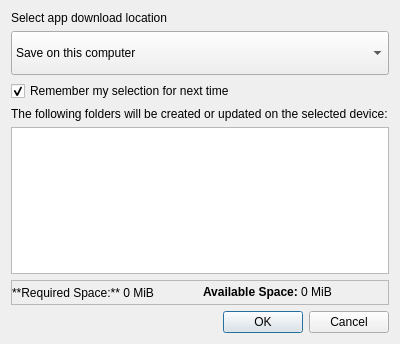
<?xml version="1.0" encoding="UTF-8"?>
<ui version="4.0">
 <class>Dialog</class>
 <widget class="QDialog" name="Dialog">
  <property name="geometry">
   <rect>
    <x>0</x>
    <y>0</y>
    <width>400</width>
    <height>344</height>
   </rect>
  </property>
  <property name="windowTitle">
   <string>Download - Select Location</string>
  </property>
  <layout class="QVBoxLayout" name="verticalLayout">
   <item>
    <layout class="QVBoxLayout" name="verticalLayout_2">
     <item>
      <widget class="QLabel" name="label">
       <property name="text">
        <string>Select app download location</string>
       </property>
      </widget>
     </item>
     <item>
      <widget class="QComboBox" name="comboBox">
       <property name="minimumSize">
        <size>
         <width>0</width>
         <height>44</height>
        </size>
       </property>
       <item>
        <property name="text">
         <string>Save on this computer</string>
        </property>
       </item>
      </widget>
     </item>
     <item>
      <widget class="QCheckBox" name="checkBox">
       <property name="text">
        <string>Remember my selection for next time</string>
       </property>
       <property name="checked">
        <bool>true</bool>
       </property>
      </widget>
     </item>
     <item>
      <widget class="QLabel" name="label_2">
       <property name="sizePolicy">
        <sizepolicy hsizetype="Preferred" vsizetype="Fixed">
         <horstretch>0</horstretch>
         <verstretch>0</verstretch>
        </sizepolicy>
       </property>
       <property name="text">
        <string>The following folders will be created or updated on the selected device:</string>
       </property>
       <property name="wordWrap">
        <bool>true</bool>
       </property>
      </widget>
     </item>
     <item>
      <widget class="QListWidget" name="listWidget">
       <property name="minimumSize">
        <size>
         <width>0</width>
         <height>100</height>
        </size>
       </property>
      </widget>
     </item>
     <item>
      <widget class="QFrame" name="frame">
       <property name="minimumSize">
        <size>
         <width>0</width>
         <height>25</height>
        </size>
       </property>
       <property name="frameShape">
        <enum>QFrame::StyledPanel</enum>
       </property>
       <property name="frameShadow">
        <enum>QFrame::Raised</enum>
       </property>
       <layout class="QHBoxLayout" name="horizontalLayout">
        <property name="leftMargin">
         <number>0</number>
        </property>
        <property name="topMargin">
         <number>0</number>
        </property>
        <property name="rightMargin">
         <number>0</number>
        </property>
        <property name="bottomMargin">
         <number>0</number>
        </property>
        <item>
         <widget class="QLabel" name="label_required_space">
          <property name="text">
           <string>**Required Space:** 0 MiB</string>
          </property>
          <property name="textFormat">
           <enum>Qt::MarkdownText</enum>
          </property>
         </widget>
        </item>
        <item>
         <widget class="QLabel" name="label_available_space">
          <property name="text">
           <string>&lt;strong&gt;Available Space:&lt;/strong&gt; 0 MiB</string>
          </property>
          <property name="textFormat">
           <enum>Qt::RichText</enum>
          </property>
         </widget>
        </item>
       </layout>
      </widget>
     </item>
    </layout>
   </item>
   <item>
    <widget class="QDialogButtonBox" name="buttonBox">
     <property name="orientation">
      <enum>Qt::Horizontal</enum>
     </property>
     <property name="standardButtons">
      <set>QDialogButtonBox::Cancel|QDialogButtonBox::Ok</set>
     </property>
    </widget>
   </item>
  </layout>
 </widget>
 <resources/>
 <connections>
  <connection>
   <sender>buttonBox</sender>
   <signal>accepted()</signal>
   <receiver>Dialog</receiver>
   <slot>accept()</slot>
   <hints>
    <hint type="sourcelabel">
     <x>248</x>
     <y>254</y>
    </hint>
    <hint type="destinationlabel">
     <x>157</x>
     <y>274</y>
    </hint>
   </hints>
  </connection>
  <connection>
   <sender>buttonBox</sender>
   <signal>rejected()</signal>
   <receiver>Dialog</receiver>
   <slot>reject()</slot>
   <hints>
    <hint type="sourcelabel">
     <x>316</x>
     <y>260</y>
    </hint>
    <hint type="destinationlabel">
     <x>286</x>
     <y>274</y>
    </hint>
   </hints>
  </connection>
 </connections>
</ui>
